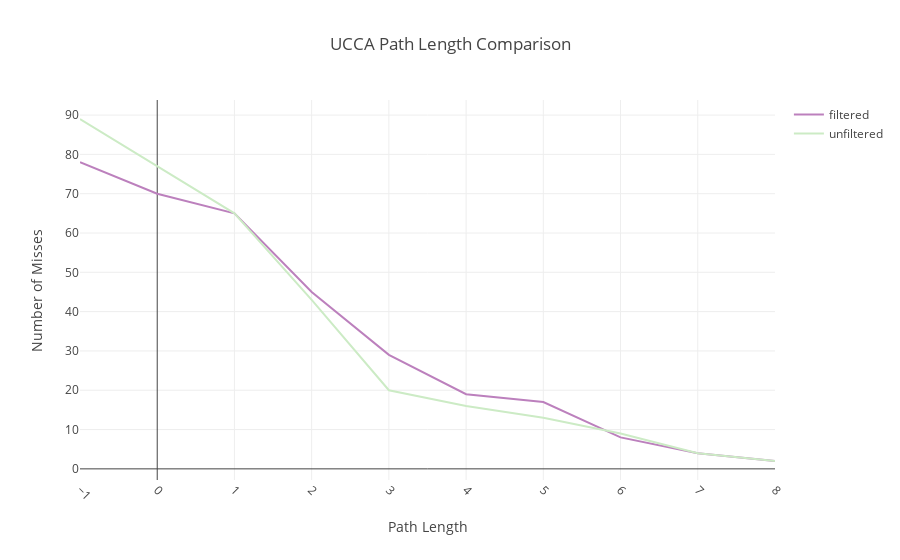

The cell this chart's notebook holds for it:
### Code cell
scatter1 = go.Scatter(
    x=[i for i in range(-1,10)], 
    y=[filtered_only_misses_by_ucca_dict['total'].get(i, 0) for i in range(10)],
    mode='lines',
    name='filtered',
    marker = dict(color='#BC80BD')    
)

scatter2= go.Scatter(
    x=[i for i in range(-1,10)], 
    y=[unfiltered_only_misses_by_ucca_dict['total'].get(i, 0) for i in range(10)],
    mode='lines',
    name='unfiltered',
    marker = dict(color='#CCEBC5')
)


layout = go.Layout(
    title='UCCA Path Length Comparison',
    xaxis_title="Path Length",
    yaxis_title="Number of Misses",        
    barmode='overlay',
    width=900,
    xaxis = go.layout.XAxis(
        tickangle = 45,
        automargin = True
        
    )
    
        
)

fig = go.Figure(data=[scatter1,scatter2], layout=layout)


fig.show()

### Figure 1 — Plotly figure (JSON) as saved in the notebook; plotly's stock layout.template omitted (floating-point values rounded to 4 significant figures)
{"data": [{"marker": {"color": "#BC80BD"}, "mode": "lines", "name": "filtered", "type": "scatter", "uid": "93f4917c-2946-4054-a31d-c4bd66dadde5", "x": [-1, 0, 1, 2, 3, 4, 5, 6, 7, 8, 9], "y": [78, 70, 65, 45, 29, 19, 17, 8, 4, 2]}, {"marker": {"color": "#CCEBC5"}, "mode": "lines", "name": "unfiltered", "type": "scatter", "uid": "862ecbe2-0a13-4ef7-9eeb-d1ac01496dcc", "x": [-1, 0, 1, 2, 3, 4, 5, 6, 7, 8, 9], "y": [89, 77, 65, 43, 20, 16, 13, 9, 4, 2]}], "layout": {"barmode": "overlay", "title": {"text": "UCCA Path Length Comparison"}, "width": 900, "xaxis": {"automargin": true, "tickangle": 45, "title": {"text": "Path Length"}}, "yaxis": {"title": {"text": "Number of Misses"}}}}
